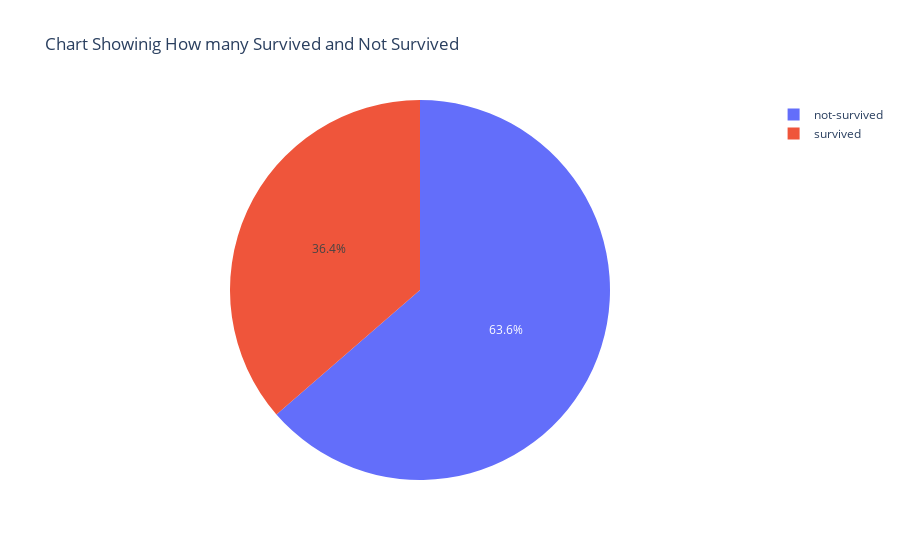

Here is the notebook cell this chart was saved with:
### Code cell
px.pie(survived1,'survivor','count',title='Chart Showinig How many Survived and Not Survived')

### Figure 1 — Plotly figure (JSON) as saved in the notebook; plotly's stock layout.template omitted (floating-point values rounded to 4 significant figures)
{"data": [{"domain": {"x": [0, 1], "y": [0, 1]}, "hovertemplate": "survivor=%{label}<br>count=%{value}<extra></extra>", "labels": ["not-survived", "survived"], "legendgroup": "", "name": "", "showlegend": true, "type": "pie", "values": [266, 152]}], "layout": {"legend": {"tracegroupgap": 0}, "title": {"text": "Chart Showinig How many Survived and Not Survived"}}}
